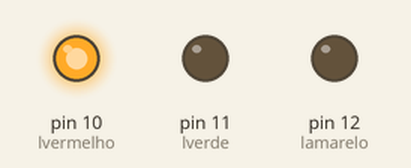
Bench run of a sketch on a simulated Arduino Uno, built with avr-gcc and run on an emulated ATmega328P. On the bench: output pins drawn as LEDs (lit = HIGH).

Above: at 4.0 s.
At 12.0 s:
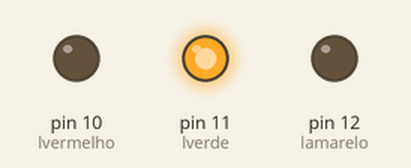
At 17.5 s:
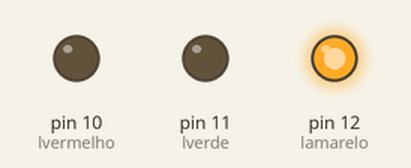
Timing chart, 0 to 24.7 s (numbered marks = the images above):
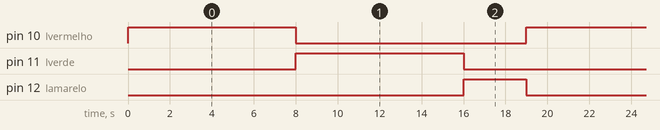

Measured:
- by itself, pin 10 (lvermelho), pin 11 (lverde): alternates HIGH for 8.0 s and LOW for 11.0 s
- by itself, pin 12 (lamarelo): alternates HIGH for 3.0 s and LOW for 16.0 s
- by itself, everything shown: repeats every 19.0 s, in 4 steps

The sketch:

semaforo.ino
```cpp
int lvermelho=10;
int lverde=11;
int lamarelo=12;

void setup() {
  pinMode(lvermelho,OUTPUT);
  pinMode(lverde,OUTPUT);
  pinMode(lamarelo,OUTPUT);

}

void loop() {
  digitalWrite (lvermelho, HIGH);
  delay (8000);
  digitalWrite (lvermelho, LOW);
  digitalWrite (lverde, HIGH);
  delay (8000);
  digitalWrite (lverde, LOW);
  digitalWrite (lamarelo, HIGH);
  delay (3000);
  digitalWrite (lamarelo, LOW);

}
```
